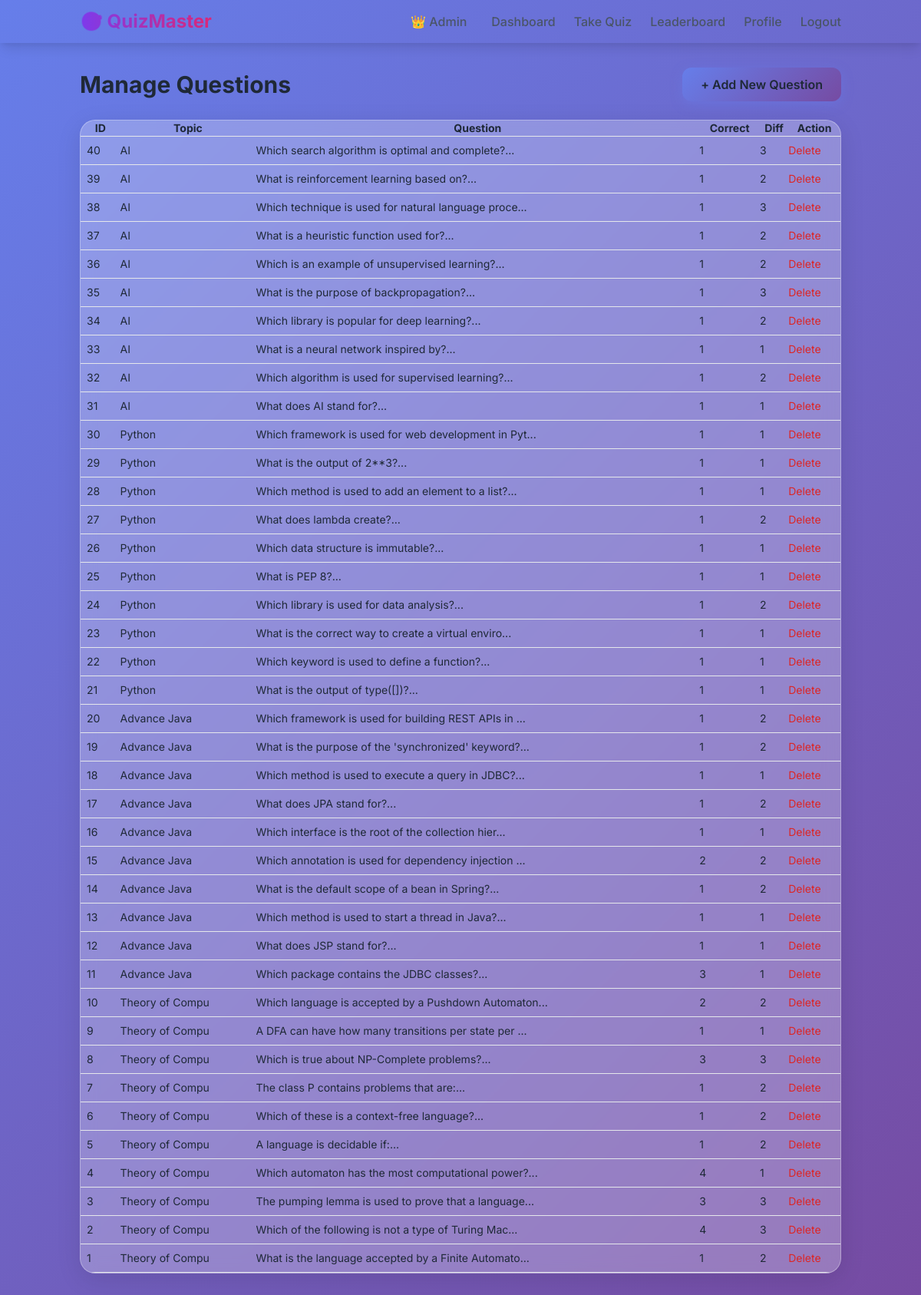
/admin/questions (signed in), run on the app's committed database.
### tables this page shows
CREATE TABLE questions (
            id INTEGER PRIMARY KEY AUTOINCREMENT,
            topic TEXT NOT NULL,
            question_text TEXT NOT NULL,
            option1 TEXT NOT NULL,
            option2 TEXT NOT NULL,
            option3 TEXT NOT NULL,
            option4 TEXT NOT NULL,
            correct_option INTEGER NOT NULL,
            difficulty INTEGER DEFAULT 1
        );

### app.py (the view)
@app.route('/admin/questions')
@admin_required
def admin_questions():
    conn = models.get_db()
    questions = conn.execute('SELECT * FROM questions ORDER BY id DESC').fetchall()
    topics = conn.execute('SELECT DISTINCT topic FROM questions').fetchall()
    conn.close()
    return render_template('admin/questions.html', questions=questions, topics=topics)

### app.py (called while the page is built)
def admin_required(f):
    @wraps(f)
    def decorated_function(*args, **kwargs):
        if 'user_id' not in session:
            flash('Please login first', 'warning')
            return redirect(url_for('login'))
        conn = models.get_db()
        user = conn.execute('SELECT is_admin FROM users WHERE id = ?', (session['user_id'],)).fetchone()
        conn.close()
        if not user or not user['is_admin']:
            flash('Admin access required', 'danger')
            return redirect(url_for('dashboard'))
        return f(*args, **kwargs)
    return decorated_function

### models.py (called while the page is built)
def get_db():
    conn = sqlite3.connect(DB_PATH)
    conn.row_factory = sqlite3.Row
    return conn

### templates/admin/questions.html
{% extends "base.html" %} {% block content %}
<div class="max-w-6xl mx-auto">
  <div class="flex justify-between items-center mb-6">
    <h1 class="text-3xl font-bold">Manage Questions</h1>
    <a href="/admin/question/add" class="btn-primary">+ Add New Question</a>
  </div>
  <div class="glass-card overflow-x-auto">
    <table class="w-full text-sm">
      <thead class="border-b">
        <tr>
          <th>ID</th>
          <th>Topic</th>
          <th>Question</th>
          <th>Correct</th>
          <th>Diff</th>
          <th>Action</th>
        </tr>
      </thead>
      <tbody>
        {% for q in questions %}
        <tr class="border-b">
          <td class="p-2">{{ q.id }}</td>
          <td>{{ q.topic[:15] }}</td>
          <td>{{ q.question_text[:50] }}...</td>
          <td>{{ q.correct_option }}</td>
          <td>{{ q.difficulty }}</td>
          <td>
            <a
              href="/admin/question/delete/{{ q.id }}"
              class="text-red-600"
              onclick="return confirm('Delete?');"
              >Delete</a
            >
          </td>
        </tr>
        {% endfor %}
      </tbody>
    </table>
  </div>
</div>
{% endblock %}

### templates/base.html (shortened to what this page needs)
<!doctype html>
<html lang="en">
  <head>
    <link
      href="https://cdn.jsdelivr.net/npm/tailwindcss@2.2.19/dist/tailwind.min.css"
      rel="stylesheet"
    />
    <link
      rel="stylesheet"
      href="{{ url_for('static', filename='css/style.css') }}"
    />
    <link
      rel="stylesheet"
      href="https://cdnjs.cloudflare.com/ajax/libs/font-awesome/6.0.0-beta3/css/all.min.css"
    />
  </head>
  <body>
    <nav class="bg-white/90 backdrop-blur-md shadow-lg sticky top-0 z-50">
      <div
        class="container mx-auto px-4 py-3 flex justify-between items-center"
      >
        <a
          href="/"
          class="text-2xl font-bold bg-gradient-to-r from-purple-600 to-pink-600 bg-clip-text text-transparent"
        >
        </a>
        <div class="hidden md:flex space-x-6 items-center">
          {% if session.user_id %} {% if session.is_admin %}
          <a href="/admin" class="nav-link text-yellow-600">👑 Admin</a>
          {% endif %}
          <a href="/dashboard" class="nav-link">Dashboard</a>
          <a href="/quiz" class="nav-link">Take Quiz</a>
          <a href="/leaderboard" class="nav-link">Leaderboard</a>
          <a href="/profile" class="nav-link">Profile</a>
          <a href="/logout" class="nav-link text-red-500">Logout</a>
          {% else %}
          <a href="/login" class="nav-link">Login</a>
          <a href="/register" class="nav-link">Register</a>
          {% endif %}
        </div>
      </div>
    </nav>
    <main class="container mx-auto px-4 py-8">
       {% block content %}{% endblock %}
    </main>
  </body>
</html>

### static/css/style.css (style rules this page uses)
* { margin: 0; padding: 0; box-sizing: border-box; }
body { font-family: 'Inter', sans-serif; background: linear-gradient(135deg, #667eea 0%, #764ba2 100%); min-height: 100vh; color: #1f2937; }
.glass-card { background: rgba(255, 255, 255, 0.25); backdrop-filter: blur(10px); border-radius: 20px; border: 1px solid rgba(255, 255, 255, 0.3); box-shadow: 0 8px 32px rgba(0, 0, 0, 0.1); transition: all 0.3s ease; }
.nav-link { color: #4a5568; font-weight: 500; transition: all 0.3s; margin: 0 0.5rem; }
.btn-primary { background: linear-gradient(135deg, #667eea, #764ba2); border: none; padding: 10px 24px; border-radius: 12px; font-weight: 600; transition: all 0.3s; box-shadow: 0 4px 15px rgba(102, 126, 234, 0.4); }
.fade-in-up { animation: fadeInUp 0.6s ease-out; }

### data on the page
questions: id "40", topic "AI", question_text "Which search algorithm is optimal and complete?", correct_option "1", difficulty "3"
questions: id "39", topic "AI", question_text "What is reinforcement learning based on?", correct_option "1", difficulty "2"
questions: id "38", topic "AI", question_text "Which technique is used for natural language proce", correct_option "1", difficulty "3"
questions: id "37", topic "AI", question_text "What is a heuristic function used for?", correct_option "1", difficulty "2"
questions: id "36", topic "AI", question_text "Which is an example of unsupervised learning?", correct_option "1", difficulty "2"
questions: id "35", topic "AI", question_text "What is the purpose of backpropagation?", correct_option "1", difficulty "3"
questions: id "34", topic "AI", question_text "Which library is popular for deep learning?", correct_option "1", difficulty "2"
questions: id "33", topic "AI", question_text "What is a neural network inspired by?", correct_option "1", difficulty "1"
questions: id "32", topic "AI", question_text "Which algorithm is used for supervised learning?", correct_option "1", difficulty "2"
questions: id "31", topic "AI", question_text "What does AI stand for?", correct_option "1", difficulty "1"
questions: id "30", topic "Python", question_text "Which framework is used for web development in Pyt", correct_option "1", difficulty "1"
questions: id "29", topic "Python", question_text "What is the output of 2**3?", correct_option "1", difficulty "1"
questions: id "28", topic "Python", question_text "Which method is used to add an element to a list?", correct_option "1", difficulty "1"
questions: id "27", topic "Python", question_text "What does lambda create?", correct_option "1", difficulty "2"
questions: id "26", topic "Python", question_text "Which data structure is immutable?", correct_option "1", difficulty "1"
questions: id "25", topic "Python", question_text "What is PEP 8?", correct_option "1", difficulty "1"
questions: id "24", topic "Python", question_text "Which library is used for data analysis?", correct_option "1", difficulty "2"
questions: id "23", topic "Python", question_text "What is the correct way to create a virtual enviro", correct_option "1", difficulty "1"
questions: id "22", topic "Python", question_text "Which keyword is used to define a function?", correct_option "1", difficulty "1"
questions: id "21", topic "Python", question_text "What is the output of type([])?", correct_option "1", difficulty "1"
questions: id "20", topic "Advance Java", question_text "Which framework is used for building REST APIs in", correct_option "1", difficulty "2"
questions: id "19", topic "Advance Java", question_text "What is the purpose of the 'synchronized' keyword?", correct_option "1", difficulty "2"
questions: id "18", topic "Advance Java", question_text "Which method is used to execute a query in JDBC?", correct_option "1", difficulty "1"
questions: id "17", topic "Advance Java", question_text "What does JPA stand for?", correct_option "1", difficulty "2"
questions: id "16", topic "Advance Java", question_text "Which interface is the root of the collection hier", correct_option "1", difficulty "1"
questions: id "15", topic "Advance Java", question_text "Which annotation is used for dependency injection", correct_option "2", difficulty "2"
questions: id "14", topic "Advance Java", question_text "What is the default scope of a bean in Spring?", correct_option "1", difficulty "2"
questions: id "13", topic "Advance Java", question_text "Which method is used to start a thread in Java?", correct_option "1", difficulty "1"
questions: id "12", topic "Advance Java", question_text "What does JSP stand for?", correct_option "1", difficulty "1"
questions: id "11", topic "Advance Java", question_text "Which package contains the JDBC classes?", correct_option "3", difficulty "1"
questions: id "10", topic "Theory of Compu", question_text "Which language is accepted by a Pushdown Automaton", correct_option "2", difficulty "2"
questions: id "9", topic "Theory of Compu", question_text "A DFA can have how many transitions per state per", correct_option "1", difficulty "1"
questions: id "8", topic "Theory of Compu", question_text "Which is true about NP-Complete problems?", correct_option "3", difficulty "3"
questions: id "7", topic "Theory of Compu", question_text "The class P contains problems that are:", correct_option "1", difficulty "2"
questions: id "6", topic "Theory of Compu", question_text "Which of these is a context-free language?", correct_option "1", difficulty "2"
questions: id "5", topic "Theory of Compu", question_text "A language is decidable if:", correct_option "1", difficulty "2"
questions: id "4", topic "Theory of Compu", question_text "Which automaton has the most computational power?", correct_option "4", difficulty "1"
questions: id "3", topic "Theory of Compu", question_text "The pumping lemma is used to prove that a language", correct_option "3", difficulty "3"
questions: id "2", topic "Theory of Compu", question_text "Which of the following is not a type of Turing Mac", correct_option "4", difficulty "3"
questions: id "1", topic "Theory of Compu", question_text "What is the language accepted by a Finite Automato", correct_option "1", difficulty "2"
